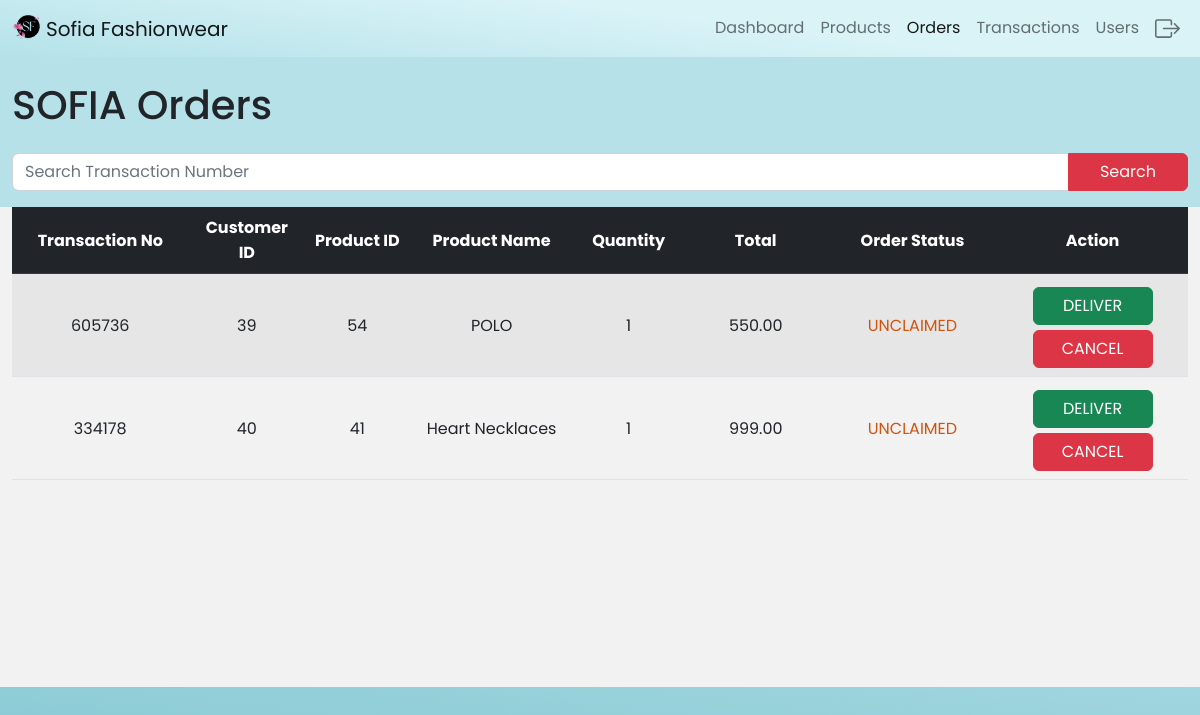
Screenshot of /ordersadmin.php (signed in) with the database file from the repository.
### tables this page shows
CREATE TABLE `order_data` (
  `order_id` int(10) NOT NULL,
  `customer_id` int(11) NOT NULL,
  `product_id` int(10) NOT NULL,
  `prod_name` varchar(100) NOT NULL,
  `qty` int(20) NOT NULL,
  `total` double(25,2) NOT NULL,
  `order_no` bigint(20) NOT NULL,
  `order_status` varchar(20) NOT NULL,
  `rate` text NOT NULL
);

### ordersadmin.php (the view, shortened to what this page needs)
<?php
   include "config.php";
?>
<!DOCTYPE html>
<html>
<head>
</head>
<body>
<nav class="navbar navbar-expand-lg  navbar-light bg-light">
<div class="container-fluid">
    <a class="navbar-brand" href="index.php">
    <img src="sofiaimages/sofia.png" alt="" style="height: 3vh;" class="d-inline-block align-text-top">
    Sofia Fashionwear</a>
    <div class="collapse navbar-collapse" id="navbarNav">
    <ul class="navbar-nav ms-auto mb-2 mb-lg-0">
        <li class="nav-item">
        <a class="nav-link" aria-current="page" href="adminindex.php">Dashboard</a>
        </li>
        <li class="nav-item">
        <a class="nav-link" aria-current="page" href="productsadmin.php">Products</a>
        </li>
        <li class="nav-item">
        <a class="nav-link active" aria-current="page" href="ordersadmin.php">Orders</a>
        </li>
        <li class="nav-item">
        <a class="nav-link" aria-current="page" href="transactionadmin.php">Transactions</a>
        </li>
        <li class="nav-item">
        <a class="nav-link" aria-current="page" href="usersadmin.php">Users</a>
        </li>
        <li class="nav-item" title = "Logout">
          <a
            class="nav-link"
            href="executionFile/logoutadmin.php";
            role="button"
            >
         </a>
          </li>
    </ul>
    </div>
</div>
</nav>
<div class="container-fluid mt-4">
<div class="row">
    <div class = "col-12 mb-3">
    <h1>SOFIA Orders</h1>
    </div>
    <div class="col-12">
        <form action="ordersadmin.php" method="POST">
        <div class="input-group mb-3">
            <input type="text" name="search" class="form-control" placeholder="Search Transaction Number" aria-label="Search Products" aria-describedby="button-addon2">
            <button class="btn btn-danger" style="width: 15vh;" type="submit" id="button-addon2">Search</button>
        </div>
        </form>
    </div>
    <div class="col-12 overflow-auto" style="height: 60vh; background-color: #f2f2f2;">
        <table class="table table-striped" id="myTable">
        <thead class="table-dark" style="position: sticky; top: 0; z-index: 1;">
            <tr>
            <th scope="col" style="text-align:center;vertical-align:middle">Transaction No</th>
            <th scope="col" style="text-align:center;vertical-align:middle">Customer ID</th>
            <th scope="col" style="text-align:center;vertical-align:middle">Product ID</th>
            <th scope="col" style="text-align:center;vertical-align:middle">Product Name</th>
            <th scope="col" style="text-align:center;vertical-align:middle">Quantity</th>
            <th scope="col" style="text-align:center;vertical-align:middle">Total</th>
            <th scope="col" style="text-align:center;vertical-align:middle">Order Status</th>
            <th scope="col" style="text-align:center;vertical-align:middle">Action</th>
            </tr>
        </thead>
        <tbody>
            <?php
                $query = "";
                if(isset($_POST['search']) && $_POST['search'] != ''){
                    $search = $_POST['search'];
                    $query = "SELECT * FROM order_data WHERE order_status = 'PENDING' AND order_no LIKE '%$search%'";
                }
                else{
                    $query = "SELECT * FROM order_data WHERE order_status = 'PENDING'";
                }
                $sql = mysqli_query($sqlcon,$query);
                $counter = 0;
                while ($row = mysqli_fetch_array($sql, MYSQLI_ASSOC)) {
                $oid = $row['order_id']; $id = $row["customer_id"]; $pid = $row["product_id"]; $pname = $row["prod_name"]; $qty = $row["qty"];
                $total = $row["total"]; $orderno = $row["order_no"]; $orderstatus = $row["order_status"]; $rated = $row["rate"]; $counter+=1;?>
                <tr>
                <td style="width: 40vh; text-align:center;vertical-align:middle"><?php echo "$orderno"?></td>
                <td style="width: 20vh; text-align:center; vertical-align:middle"><?php echo "$id"?></td>
                <td style="width: 20vh; text-align:center; vertical-align:middle"><?php echo "$pid"?></td>
                <td style="width: 40vh; text-align:center; vertical-align:middle"><?php echo "$pname"?></td>
                <td style="width: 20vh; text-align:center; vertical-align:middle"><?php echo "$qty"?></td>
                <td style="width: 40vh; text-align:center;vertical-align:middle"><?php echo "$total"?></td>
                <td style="width: 40vh; text-align:center;vertical-align:middle;
                <?php if($orderstatus == "PENDING"){echo 'color: #cf550e;';} else if ($orderstatus == "DELIVERED"){echo 'color:green;';} else if ($orderstatus == "CANCELLED"){echo 'color:red;';} ?>">
                <?php
                  if($orderstatus == "PENDING"){
                    echo "UNCLAIMED";
                  }
                ?></td>
                <td style="width: 40vh; text-align:center;vertical-align:middle; <?php if($orderstatus == "PENDING"){echo 'color: #cf550e;';} else if ($orderstatus == "DELIVERED"){echo 'color:green;';} else if ($orderstatus == "CANCELLED"){echo 'color:red;';} ?>"">
                  <?php
                    if($orderstatus == "PENDING"){
                        echo '<button style="vertical-align:middle;width: 15vh; margin-top: 5px;" type="button" class="openupModal btn btn-success"  data-toggle="modal" data-target="#successModal";  data-dismiss="modal";>DELIVER</button></a><br>';
                        echo '<button style="vertical-align:middle;width: 15vh; margin-top: 5px;" type="button" class="openupModal btn btn-danger"  data-toggle="modal" data-target="#cancelModal";  data-dismiss="modal";>CANCEL</button></a>';
                    }
                  ?>
                </td>
                </tr>
            <?php }?>
        </tbody>
        </table>
        </div>
    </div>
</div>
</body>
</html>

### config.php (style rules this page uses)
* { font-family: 'Poppins', sans-serif; }

### ordersadmin.php (style rules this page uses)
body { background: rgb(131,199,210); background: linear-gradient(7deg, rgba(131,199,210,1) 0%, rgba(183,225,232,1) 49%); }
.navbar { background: rgb(180,226,233); background: linear-gradient(7deg, rgba(180,226,233,1) 0%, rgba(217,243,247,1) 60%); }

### rows the page displays
order_data: order_no "605736", customer "39", product "54", prod_name "POLO", qty "1", total "550.00", order_status "UNCLAIMED"
order_data: order_no "334178", customer "40", product "41", prod_name "Heart Necklaces", qty "1", total "999.00", order_status "UNCLAIMED"
